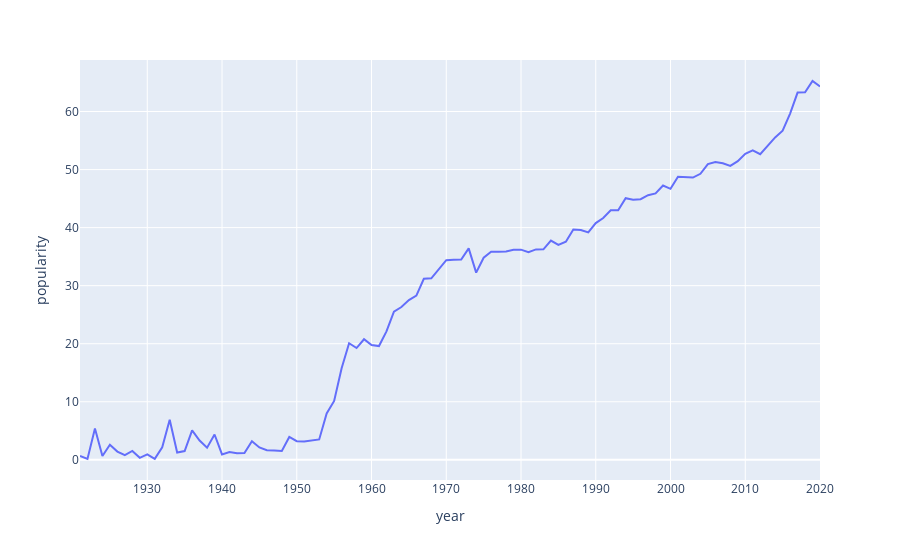

Notebook cell for this chart:
### Code cell
fig=px.line(genre_data,x='year',y='danceability')
fig=px.line(genre_data,x='year',y='popularity')
fig.show()
